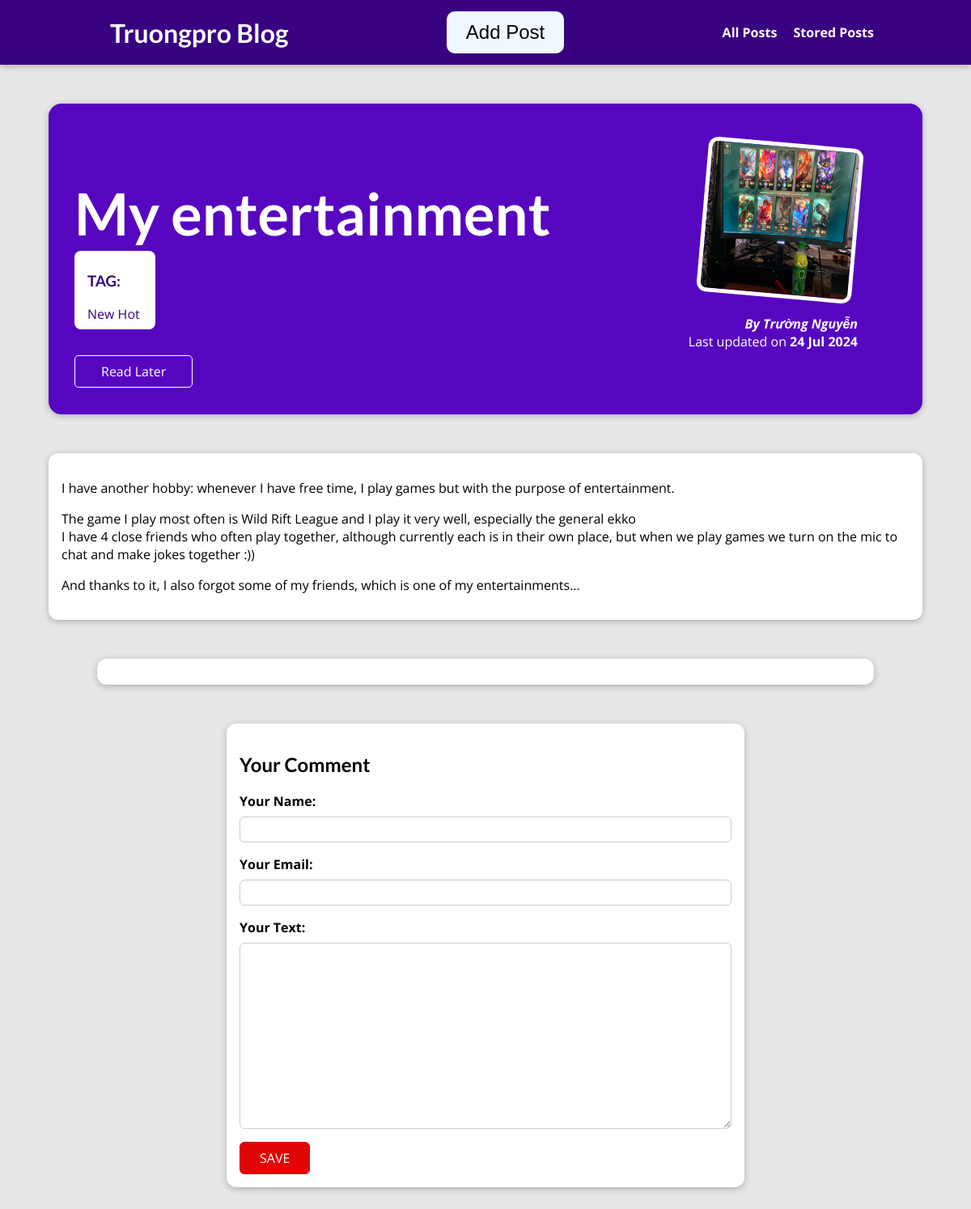
The app's page /posts/my-entertainment with its own data.
### Blog/models.py (models this page shows, shortened)
class Post(models.Model):
    title = models.CharField(max_length=150)
    excerpt = models.CharField(max_length=200)
    image = models.ImageField(upload_to='uploads',null=True)
    date = models.DateField(auto_now=True)
    slug = models.SlugField(unique=True,db_index=True,null=True)
    content = models.TextField(validators=[MinLengthValidator(10)])
    author = models.ForeignKey(Author,on_delete=models.SET_NULL,null=True,related_name='posts')
    tags = models.ManyToManyField(Tag)

class Tag(models.Model):
    caption = models.CharField(max_length=100)

class Author(models.Model):
    first_name = models.CharField(max_length=100)
    last_name = models.CharField(max_length=100)
    email_address = models.EmailField()
    def __str__(self):
        return f'{self.first_name} {self.last_name}'

### Blog/views.py (the view, shortened to what this page needs)
# urls.py: path("posts/<slug:slug>",views.PostDetail.as_view(),name="post-detail-page"),
class PostDetail(View):
    def stored(self,request,post_id):
        stored_posts = request.session.get('stored_post')
        if stored_posts is not None:
            is_saving_later = post_id in stored_posts
        else:
            is_saving_later = False
        return is_saving_later
    def get(self,request,slug):
        post = Post.objects.get(slug=slug)
        context = {
            'post':post,
            'post_tags':post.tags.all(),
            'comments':FormComment(),
            'comment_value':post.comments.all().order_by('-id'),
            'saving_later':self.stored(request,post.id)
        }
        return render(request,'blog/post-detail.html',context)

### Blog/form.py
class FormComment(forms.ModelForm):
    class Meta:
        model = Comment
        exclude = ['post']
        labels = {
            'user_name':'Your Name',
            'user_email':'Your Email',
            'text':'Your Text'
        }

### Blog/templates/blog/post-detail.html (shortened to what this page needs)
{% extends "base.html" %}
{% load static %}
{% block link_css %}
    <link rel="stylesheet" href="{% static 'blog/post-detail.css' %}"/>
{% endblock %}
{% block content %}
    <section id="summary">
        <h2>{{post.title}}</h2>
        <div class="tag">
            <h3>TAG:</h3>
            {% for tag in post_tags %}
                <span>{{tag.caption}}</span>
            {% endfor %}
        </div>
        <div id="read-later">
            <form action='{% url "read-later" %}' method='post'>
                <button>
                    {% if saving_later %}
                    Remove from"Read Later" List
                    {% else %}
                    Read Later
                    {% endif %}
                </button>
            </form>
        </div>
        <article>
            <img src="{{ post.image.url}}" alt="{{post.title}}">
            <address>By <a href="mailto:{{post.author.email_address}}">{{ post.author }} </a></address>
            <div>
                Last updated on <time datetime="">{{ post.date|date:"d M Y"}}</time>
            </div>
        </article>
    </section>
    <main>
        <p>
           {{ post.content|linebreaks }}
        </p>
    </main>
    <section id="comments">
    </section>
    <section id="comment-form">
        <h2>Your Comment</h2>
        <div>
            <form action="{% url 'post-detail-page' post.slug %}" method="post">
                {% for field in comments %}
                <div class="form-control {% if field.errors %} invalid {% endif %}">
                    {{ field.label_tag }}
                    {{ field }}
                </div>
                {% endfor %}
                <button>SAVE</button>
            </form>
        </div>
    </section>
{% endblock %}

### static/style.css (style rules this page uses)
* { box-sizing: border-box; }
html { font-family: 'Open Sans', 'Lato', sans-serif; }
body { margin: 0; }
h1, h2, h3 { font-family: 'Lato', sans-serif; font-weight: bold; }

### Blog/static/blog/post-detail.css (style rules this page uses)
body { background-color: #e7e7e7; }
#summary { margin: 8rem auto 3rem auto; padding: 2rem; width: 90%; max-width: 90rem; border-radius: 16px; background-color: #5706c0; position: relative; box-shadow: 0 2px 8px rgba(0, 0, 0, 0.25); height: 24rem; }
#summary h2 { color: white; font-size: 4.5rem; margin-bottom: 0.25rem; }
#summary article { position: absolute; top: 2rem; right: 3rem; padding: 1rem 2rem; border-radius: 12px; text-align: right; color: white; }
#summary article img { width: 12rem; height: 12rem; border-radius: 12px; transform: rotateZ(5deg); border: 5px solid white; margin-bottom: 1rem; }
#summary address { font-weight: bold; }
#summary a { color: white; text-decoration: none; }
#summary time { font-weight: bold; }
#read-later { margin: 2rem 0; }
#read-later button { background-color: transparent; border: 1px solid white; padding: 0.5rem 2rem; font: inherit; color: white; cursor: pointer; border-radius: 5px; }
main { width: 90%; max-width: 90rem; margin: 3rem auto; background-color: white; padding: 1rem; border-radius: 12px; box-shadow: 0 2px 8px rgba(0, 0, 0, 0.25); }
.tag { background-color: white; color: #390281; padding: 0.5rem 1rem; border-radius: 8px; width: 100px; }
#comment-form { margin: 3rem auto; width: 90%; max-width: 40rem; border-radius: 12px; background-color: white; box-shadow: 0 2px 8px rgba(0, 0, 0, 0.25); padding: 1rem; }
#comment-form button { font: inherit; background-color: rgb(224, 6, 6); color: white; border: 1px solid rgb(218, 0, 0); padding: 0.5rem 1.5rem; border-radius: 6px; cursor: pointer; transition: all 0.5s; }
.form-control { margin-bottom: 1rem; }
.form-control label { font-weight: bold; margin-bottom: 0.5rem; display: block; }
.form-control input, .form-control textarea { display: block; width: 100%; font: inherit; padding: 0.25rem; border-radius: 6px; border: 1px solid #ccc; }
#comments { margin: 3rem auto; width: 90%; max-width: 60rem; border-radius: 12px; background-color: white; box-shadow: 0 2px 8px rgba(0, 0, 0, 0.25); padding: 1rem 2rem; }

### records on screen
Post: title "My entertainment", image (picture), author "Trường Nguyễn", date "24 Jul 2024", content "I have another hobby: whenever I have free time, I play games but with the purpose of entertainment. The game I play most often is Wild Rift League and I play it very well, especially the general ekko I have 4 close friends who often play together, although currently each is in their own place, but when we play games we turn on the mic to chat and make jokes together :)) And thanks to it, I also forgot some of my friends, which is one of my entertainments..."
Tag: caption "New"
Tag: caption "Hot"

### other values on screen
{{ field.label_tag }} "Your Name:" "Your Email:" "Your Text:"
